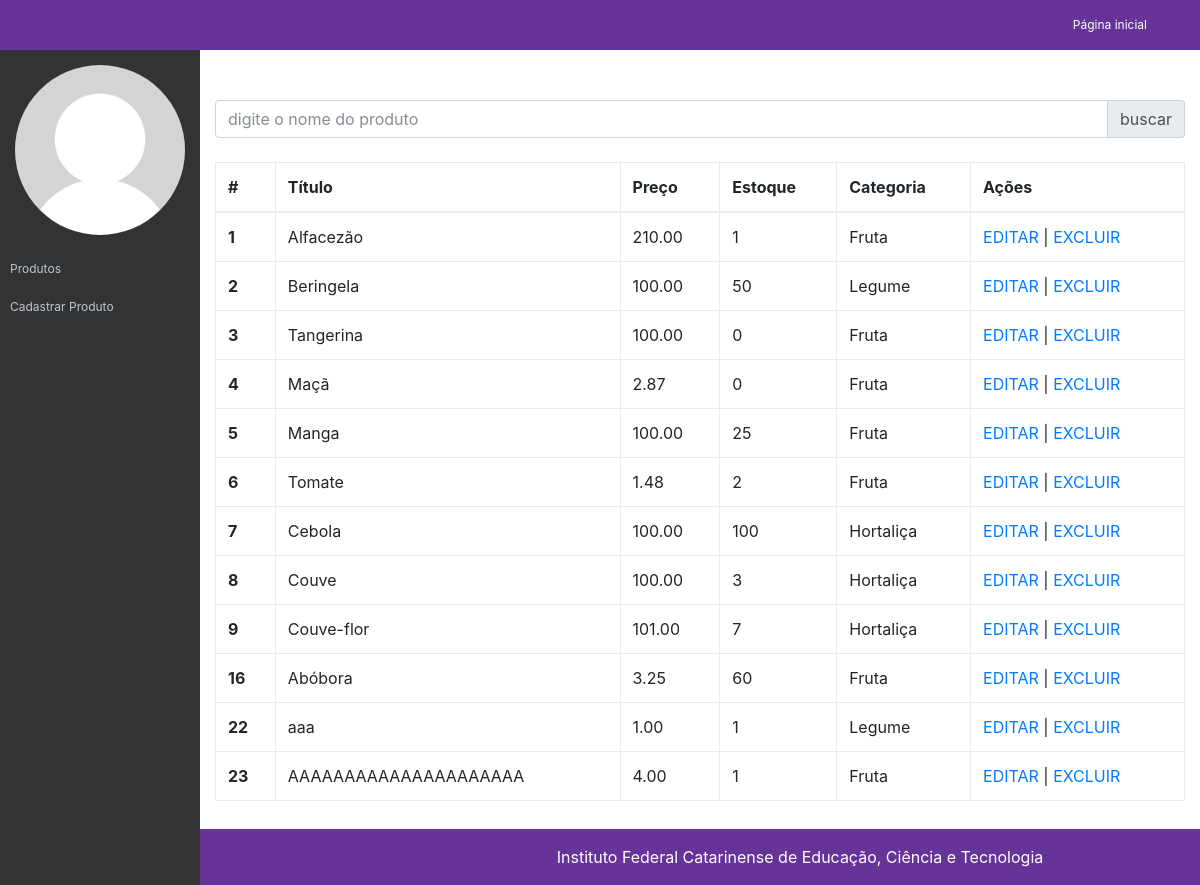
The app's page /lojaoadramzao/app/views/admin/produtos.php with its own data.
### tables this page shows
CREATE TABLE `tb_produtos` (
  `id` int(11) NOT NULL,
  `nome` varchar(32) NOT NULL,
  `preco` decimal(10,2) NOT NULL,
  `categoria` varchar(32) NOT NULL,
  `estoque` int(11) NOT NULL
);

### lojaoadramzao/app/models/Conexao.php (called while the page is built, shortened)
<?php
class Conexao {
    public static $conexao = null;
    public static function getConexao(){
        try{
            if(self::$conexao == null){
                self::$conexao = new PDO("mysql:host=".self::HOST.";dbname=".self::NOMEBANCO.";charset=utf8", self::USUARIO, self::SENHA);
                self::$conexao->setAttribute(PDO::ATTR_ERRMODE, PDO::ERRMODE_EXCEPTION);
            }
            return self::$conexao;
        }catch(PDOException $e){
            die("Falhou a conexao ou ocorreu um erro banco: " . $e->getMessage());
        }
    }
}

### lojaoadramzao/app/models/CrudProdutos.php (called while the page is built, shortened)
<?php
require_once "Conexao.php";
require_once "Produto.php";
class CrudProdutos
{
    private $conexao;
    public function __construct()
    {
        $this->conexao = Conexao::getConexao();
    }
    public function getProdutos()
    {
        $consulta = $this->conexao->query("SELECT * FROM tb_produtos");
        $arrayProdutos = $consulta->fetchAll(PDO::FETCH_ASSOC);
        $listaProdutos = [];
        foreach ($arrayProdutos as $produto) {
            $listaProdutos[] = new Produto($produto['nome'], $produto['preco'], $produto['estoque'], $produto['categoria'], $produto['id']);
        }
        return $listaProdutos;
    }
}

### lojaoadramzao/app/models/Produto.php (called while the page is built, shortened)
<?php
require_once "Conexao.php";
class Produto {
    public function __construct($nome, $preco, $estoque, $categoria, $id = null){
        $this->nome = $nome;
        $this->preco = $preco;
        $this->categoria = $categoria;
        $this->estoque = $estoque;
        $this->id = $id;
    }
}

### lojaoadramzao/app/views/admin/produtos.php (the view)
<?php
    require_once __DIR__."/../../models/CrudProdutos.php";
    $crud = new CrudProdutos();
    $listaProdutos = $crud->getProdutos();
    require_once "cabecalho.php";
?>
<div class="row">
    <div class="col-md-12">
        <div class="input-group">
            <input type="text" class="form-control" placeholder="digite o nome do produto" aria-describedby="basic-addon2">
            <button class="input-group-addon" id="basic-addon2">buscar</button>
        </div>
    </div>
</div>
<br>
<table class="table table-bordered">
    <thead>
    <tr>
        <th>#</th>
        <th>Título</th>
        <th>Preço</th>
        <th>Estoque</th>
        <th>Categoria</th>
        <th>Ações</th>
    </tr>
    </thead>
    <tbody>
    <?php foreach ($listaProdutos as $produto): ?>
    <tr>
        <th scope="row"><?= $produto->id ?></th>
        <td><?= $produto->nome ?></td>
        <td><?= $produto->preco ?></td>
        <td><?= $produto->estoque ?></td>
        <td><?= $produto->categoria ?></td>
        <td><a href="editar-produto.php?acao=editar&id=<?= $produto->id ?>">EDITAR</a> |
            <a href="../../controllers/controladorProduto.php?acao=excluir&id=<?= $produto->id ?>">EXCLUIR</a>
        </td>
    </tr>
   <?php endforeach; ?>
    </tbody>
</table>
<?= require_once "rodape.php"; ?>

### lojaoadramzao/assets/css/ifc-style.css (style rules this page uses)
body { padding-top: 55px; }
@media (min-width: 992px) { body { padding-top: 55px; } }

### records on screen
tb_produtos: id "1", nome "Alfacezão", preco "210.00", estoque "1", categoria "Fruta"
tb_produtos: id "2", nome "Beringela", preco "100.00", estoque "50", categoria "Legume"
tb_produtos: id "3", nome "Tangerina", preco "100.00", estoque "0", categoria "Fruta"
tb_produtos: id "4", nome "Maçã", preco "2.87", estoque "0", categoria "Fruta"
tb_produtos: id "5", nome "Manga", preco "100.00", estoque "25", categoria "Fruta"
tb_produtos: id "6", nome "Tomate", preco "1.48", estoque "2", categoria "Fruta"
tb_produtos: id "7", nome "Cebola", preco "100.00", estoque "100", categoria "Hortaliça"
tb_produtos: id "8", nome "Couve", preco "100.00", estoque "3", categoria "Hortaliça"
tb_produtos: id "9", nome "Couve-flor", preco "101.00", estoque "7", categoria "Hortaliça"
tb_produtos: id "16", nome "Abóbora", preco "3.25", estoque "60", categoria "Fruta"
tb_produtos: id "22", nome "aaa", preco "1.00", estoque "1", categoria "Legume"
tb_produtos: id "23", nome "AAAAAAAAAAAAAAAAAAAAA", preco "4.00", estoque "1", categoria "Fruta"
